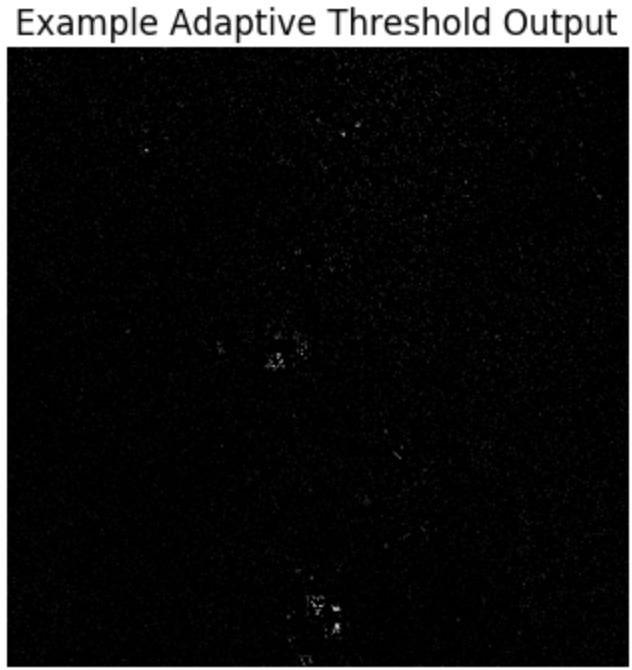
#> input picture exampleImg.png, 632 x 670 px
$ python -i neuroGraphLib.py   (imports and definitions only)   (Python 2 division)
#> lines starting #> are read from the running program, lines starting #| are printed output that depends on the picture
#> further down, picture is the input picture: shape (670, 632, 3); mean B, G, R 21.9, 21.9, 21.9
import sys
import cv2
import time
import math
import numpy as np

from random import randint
from scipy.stats import zscore
from scipy.spatial import KDTree
from scipy.ndimage.filters import convolve
from skimage.exposure import equalize_adapthist

class neuroGraph:
    # [43 lines left out: functions __init__, adaptiveThreshold, binaryThreshold, not called in this run]


def boostDendrites(imgStack, n=2, neighborhood=16, dilations=5, percentile=50):
    dendriteProxStack = []
    nthStack = []

    imgStackEq = np.stack([equalize_adapthist(elem) for elem in imgStack])

    for img in imgStackEq:
        nthImg = nthAve(img, n, neighborhood, neighborhood)
        dil = cv2.dilate(nthImg, None, iterations=dilations)
        mask = dil > np.percentile(dil, percentile)

        dendriteProxImg = img * mask
        dendriteProxStack.append(dendriteProxImg)

        nthStack.append(nthImg)

    return np.stack(dendriteProxStack), np.stack(nthStack)


# [59 lines left out: function estimateGraph, not called in this run]


def evolveDendrites(data, epochs=2, n=2, neighborhood=16, dilations=5, percentile=50):
#> called with epochs = 10, n = 2, neighborhood = 16, dilations = 10, percentile = 50
    species = data
    kernel = np.ones((8, 8))
    for i in range(epochs):
        genus, _ = boostDendrites(np.stack([equalize_adapthist(elem) for elem in species]),
                                     percentile=percentile,
                                     neighborhood=neighborhood,
                                     n = n,
                                     dilations=dilations)

        species = np.stack([convolve(elem, kernel) for elem in genus]).astype(np.int64)
#> this loop made 10 passes
#> pass 1, in boostDendrites, `imgStackEq = np.stack([equalize_adapthist(elem) for elem in imgStack])`:
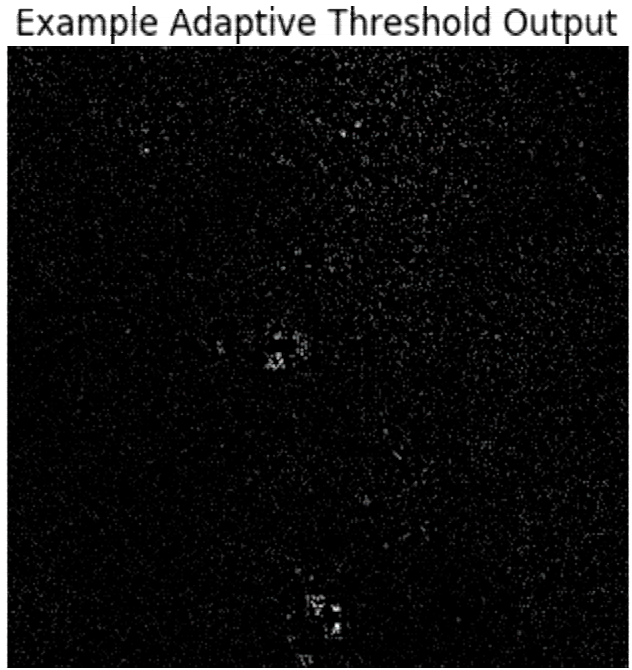
#> imgStackEq: shape (670, 632, 3) float64; mean of channels 0, 1, 2 0.0942, 0.0941, 0.0941; drawn as B, G, R
#> pass 1, in evolveDendrites, `genus, _ = boostDendrites(np.stack([equalize_adapthist(elem) for elem ..`:
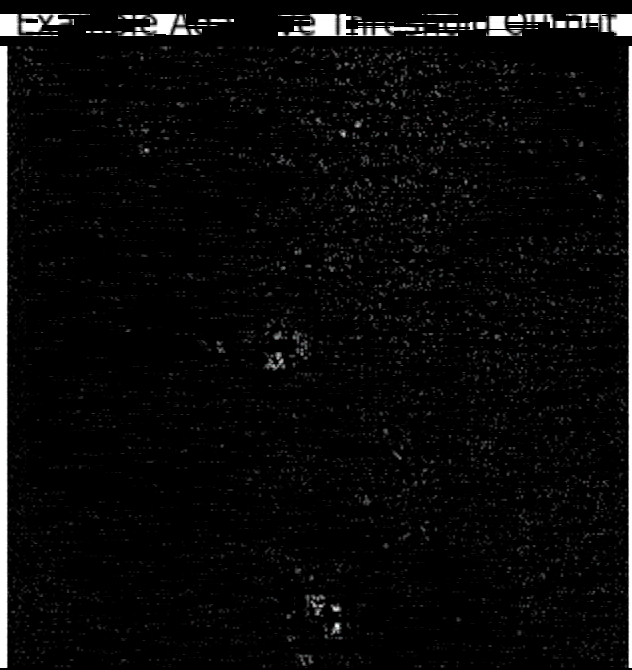
#> genus: shape (670, 632, 3) float64; mean B, G, R 0.0407, 0.0405, 0.0406
#> pass 1, in evolveDendrites, `species = np.stack([convolve(elem, kernel) for elem in genus]).astype(..`:
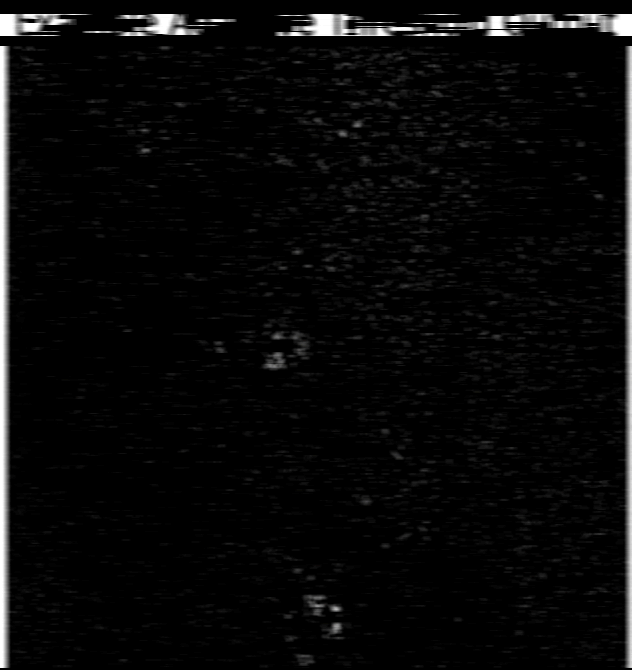
#> species: shape (670, 632, 3) int64; mean B, G, R 2.4, 2.4, 2.4; drawn with min black and max white
#> pass 2, in boostDendrites (call 2), `imgStackEq = np.stack([equalize_adapthist(elem) for elem in imgStack])`:
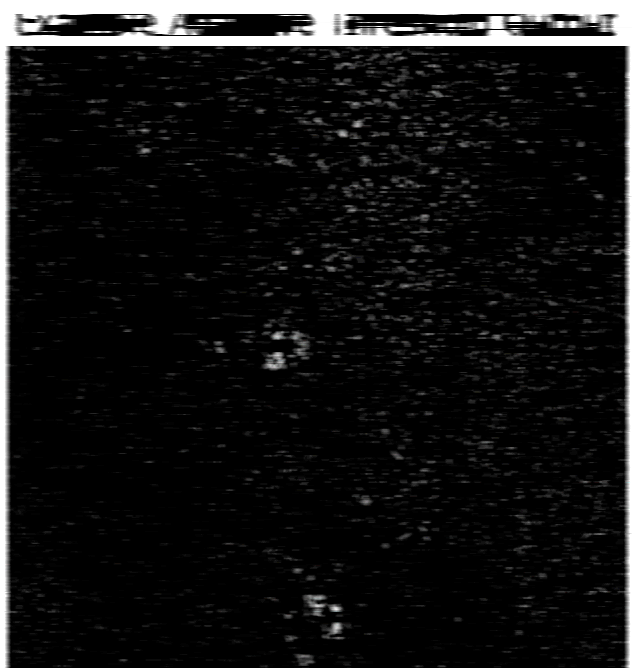
#> imgStackEq: shape (670, 632, 3) float64; mean of channels 0, 1, 2 0.0868, 0.0868, 0.0869; drawn as B, G, R

    return species


def generateNeuroGraphStack(data):

    neuroGraphStack = []

    print 'Growing Dendrites'
    dendriteImgs = evolveDendrites(data, epochs=10, dilations=10)
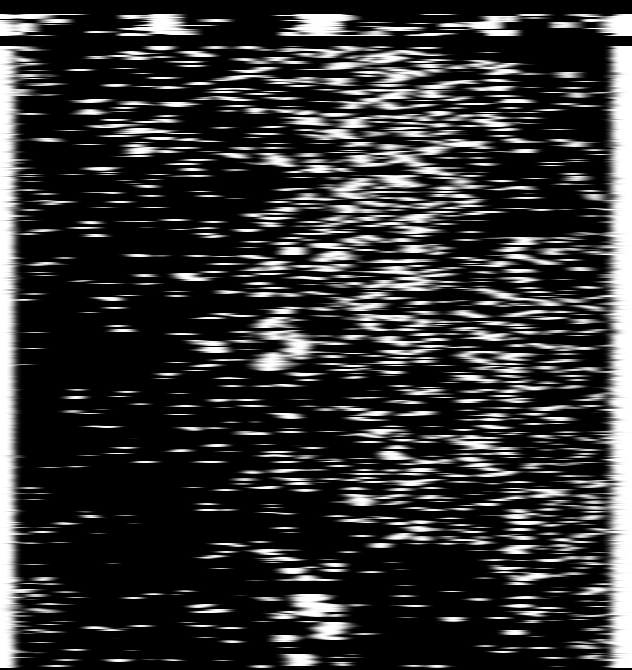
#> dendriteImgs: shape (670, 632, 3) int64; mean B, G, R 12.7, 12.7, 12.7; drawn with min black and max white

    print 'Estimating Graph Connections. Completion:'
    for idx, dendriteImg in enumerate(dendriteImgs):
        print '\t', idx/float(len(dendriteImgs))
        nodeImg = generateNodeImg(dendriteImg, 64)
        nodes, edges, vis = estimateGraph(nodeImg, dendriteImg)
        neuroGraphStack.append(neuroGraph(nodes, edges, vis))
#> this loop made 1 pass
#> (kernelX in generateNodeImg, kernelY in generateNodeImg) on pass 1: ([[1, 0, -1], [2, 0, -2], [1, 0, -1]], [[1, 2, 1], [0, 0, 0], [-1, -2, -1]])
#| 	 0.0
#> after the loop, neuroGraphStack = []

    return neuroGraphStack


def generateNodeImg(dendriteImg, step=64):

    kernelX = [[1,0,-1],
           [2, 0, -2],
           [1, 0, -1]]

    kernelY = [[1, 2, 1],
           [0, 0, 0],
           [-1, -2, -1]]

    xGrad = convolve(dendriteImg, kernelX)
    yGrad = convolve(dendriteImg, kernelY)
    grad = np.sqrt(np.add(np.power(xGrad, 2), np.power(yGrad, 2)))

    symmetryKernel = np.ones((16, 16))
    symmetryKernel[1:15, 1:15] = 0
    symmetryKernel[7:9, 7:9] = -1

    potentialNodes = convolve(grad, symmetryKernel)

    nodes = np.multiply(
                np.logical_and(np.logical_xor(potentialNodes,
                                              grad),
                               dendriteImg),
                 dendriteImg)

    nonMaxSuppression = np.zeros_like(nodes)

    for y in range(0, 1024, step):
        for x in range(0, 1024, step):
            sub = nodes[y:y+step, x:x+step]

#> (the run stopped early here; a loop or call above may not have finished)
